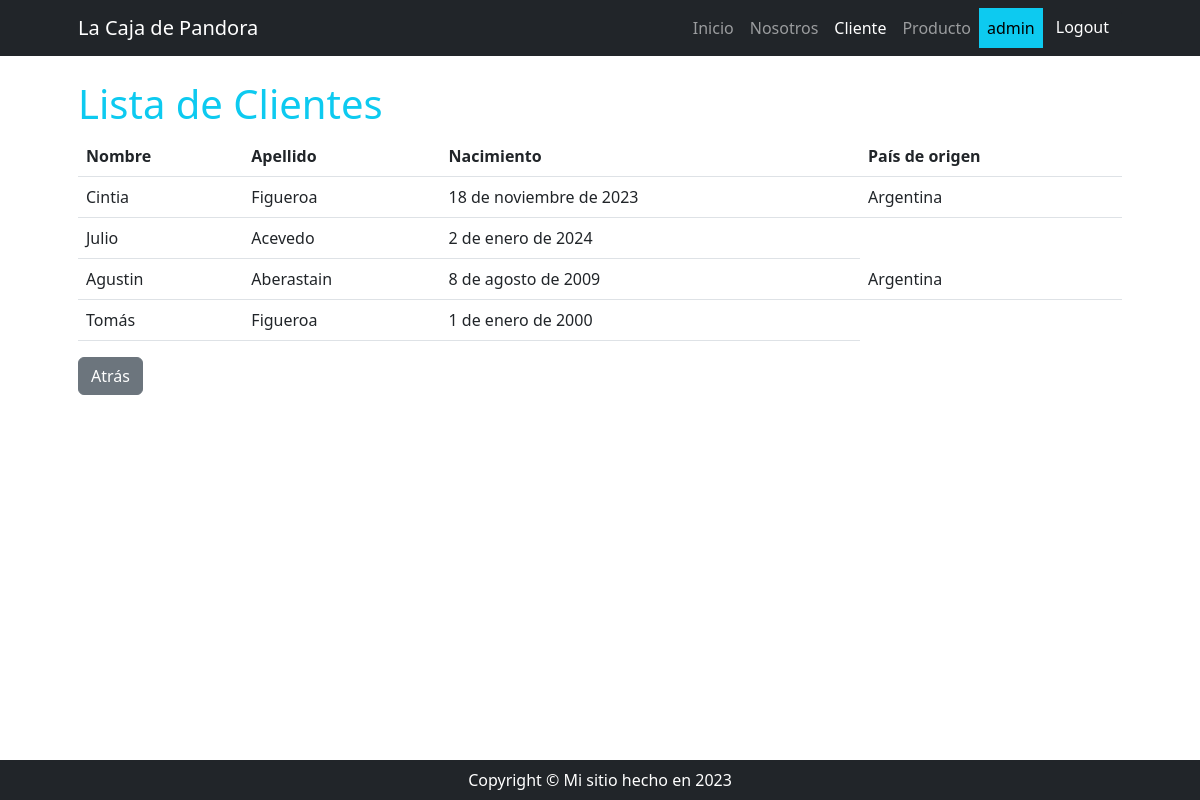
Page /cliente/cliente/list/ (signed in) on the committed database.
### apps/cliente/models.py (models this page shows, shortened)
class Cliente(models.Model):
    nombre = models.CharField(max_length=100)
    apellido = models.CharField(max_length=100)
    nacimiento = models.DateField(null=True, blank=True)
    pais_origen_id = models.ForeignKey(Pais, null=True, blank=True, on_delete=models.SET_NULL)

class Pais(models.Model):
    nombre = models.CharField(max_length=100)
    def __str__(self):
        return self.nombre
    class Meta:
        verbose_name = "país"
        verbose_name_plural = "países"

### apps/cliente/views.py (the view)
# urls.py: path("cliente/list/", views.cliente_list, name="cliente_list"),
def cliente_list(request):
    clientes = models.Cliente.objects.all()
    context = {"clientes": clientes}
    return render(request, "cliente/cliente_list.html", context)

### apps/cliente/templates/cliente/cliente_list.html (shortened to what this page needs)
{% extends 'core/base.html' %}
{% block content_title %}
    Lista de Clientes
{% endblock content_title %}
{% block content %}
    <table class="table">
        <thead>
            <th>Nombre</th>
            <th>Apellido</th>
            <th>Nacimiento</th>
            <th>País de origen</th>
        </thead>
        <tbody>
            {% for cliente in clientes %}
                <tr>
                    <td>{{ cliente.nombre }}</td>
                    <td>{{ cliente.apellido }}</td>
                    {% if cliente.nacimiento %}
                        <td>{{ cliente.nacimiento }}</td>
                    {% endif %}
                    {% if cliente.pais_origen_id %}
                        <td>{{ cliente.pais_origen_id }}</td>
                    {% endif %}
                </tr>
            {% empty %}
                <tr>
                    <td colspan="4">No hay registros</td>
                </tr>
            {% endfor %}
        </tbody>
    </table>
    <a href="{% url 'cliente:index' %}" class="btn btn-secondary">Atrás</a>
{% endblock content %}

### apps/core/templates/core/navbar.html (shortened to what this page needs)
<nav class="navbar navbar-expand-lg navbar-dark bg-dark">
    <div class="container px-5">
        <a class="navbar-brand">La Caja de Pandora</a>
        <div class="collapse navbar-collapse" id="navbarSupportedContent">
            <ul class="navbar-nav ms-auto mb-2 mb-lg-0">
                <li class="nav-item"><a class="nav-link {% if request.path == '/' %} active {% endif %}" href="{% url 'core:index' %}">Inicio</a></li>
                <li class="nav-item"><a class="nav-link {% if '/about/' in request.path %} active {% endif %}" href="{% url 'core:about' %}">Nosotros</a></li>
                {% if user.is_authenticated %}
                    <li class="nav-item"><a class="nav-link {% if '/cliente/' in request.path %} active {% endif %} " href="{% url 'cliente:index' %}">Cliente</a></li>
                    <li class="nav-item"><a class="nav-link {% if '/producto/' in request.path %} active {% endif %} " href="{% url 'producto:index' %}">Producto</a></li>
                    <li class="nav-item nav-link text-bg-info">{{ user.username }}</li>
                    <li class="nav-item ">
                        <form action="{% url 'core:logout' %}" method="post">
                            <button type="submit" class="btn btn-dark">Logout</button>
                        </form>
                    </li>
                {% else %}
                    <li class="nav-item"><a class="nav-link {% if '/login/' in request.path %} active {% endif %} " href="{% url 'core:login' %}">Login</a></li>
                    <li class="nav-item"><a class="nav-link {% if '/register/' in request.path %} active {% endif %} " href="{% url 'core:register' %}">Registrarse</a></li>
                {% endif %}
            </ul>
        </div>
    </div>
</nav>

### rows in the picture
Cliente: nombre "Cintia", apellido "Figueroa", nacimiento "18 de noviembre de 2023", pais_origen_id "Argentina"
Cliente: nombre "Julio", apellido "Acevedo", nacimiento "2 de enero de 2024"
Cliente: nombre "Agustin", apellido "Aberastain", nacimiento "8 de agosto de 2009", pais_origen_id "Argentina"
Cliente: nombre "Tomás", apellido "Figueroa", nacimiento "1 de enero de 2000"

### other values in the picture
{{ user.username }} "admin"
